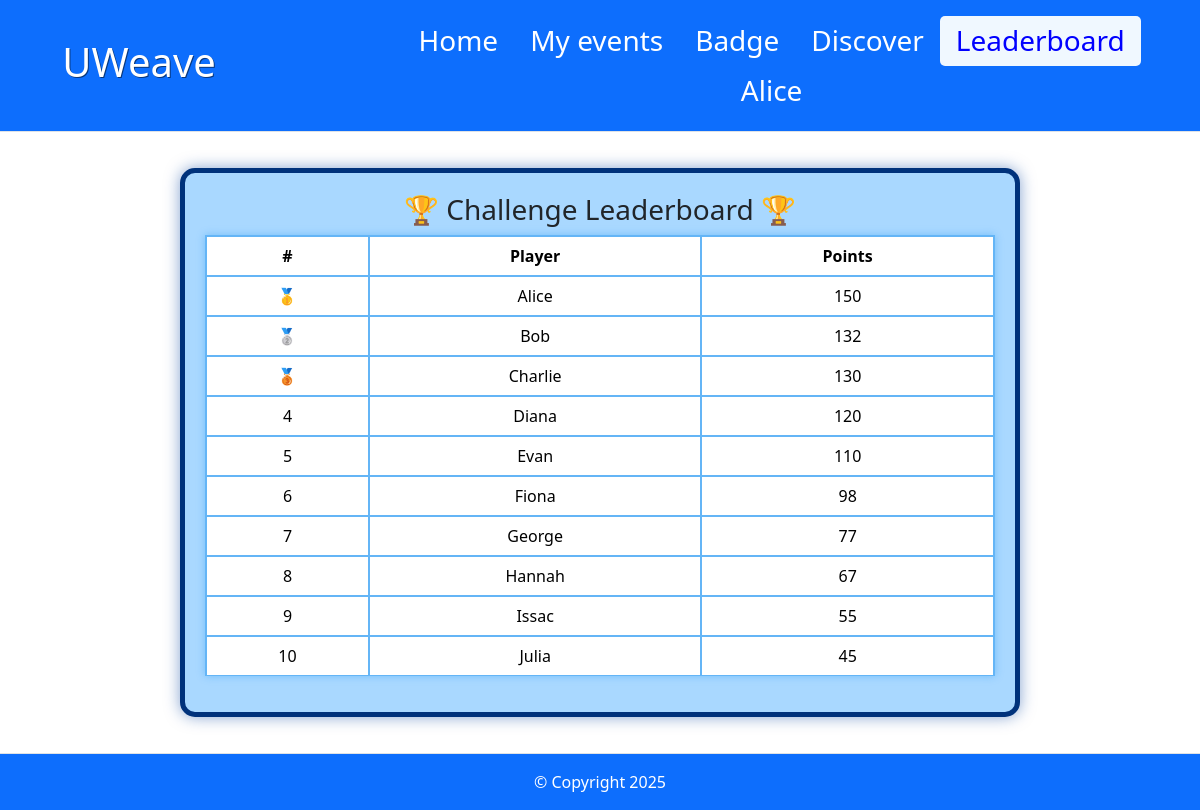
Page /leaderboard (signed in) on the committed database.
### app/models.py (models this page shows, shortened)
class Student(models.Model):
    user = models.OneToOneField(User, on_delete=models.CASCADE)
    points = models.IntegerField(default=0)
    class Meta:
        permissions = (
            ("sign_up", "Can sign up for events"),
            ("badges", "Can be awarded badges and can access the badges page")
        )

### app/views.py (the view)
# urls.py: path("leaderboard", views.leaderboard, name="leaderboard"),
def leaderboard(request: HttpRequest) -> HttpResponse:
    all_students = Student.objects.all().order_by("-points")
    badge_links = Award.objects.all()
    badges = Badge.objects.all()
    students = all_students[:10]
    top_ten = True
    rank = -1
    points = -1
    if request.user.is_authenticated:
        is_student = Student.objects.filter(user=request.user).exists()
        if is_student and Student.objects.get(user = request.user) not in students:
            top_ten = False
            current_student = Student.objects.get(user = request.user)
            points = current_student.points
            rank = all_students.filter(points__gte = current_student.points).count()
    return render(request, "leaderboard.html", {
        "students": students,
        "top_ten": top_ten,
        "rank": rank,
        "points": points,
        "badge_links": badge_links,
        "badges": badges
    })

### app/templates/leaderboard.html (shortened to what this page needs)
<head>
</head>
{% extends "base.html" %}
{% block content %}
<body>
    <div class="leaderboard">
        <h3>🏆  Challenge Leaderboard  🏆</h3>
        <table class="table">
            <thead>
                <tr>
                    <th>#</th>
                    <th>Player</th>
                    <th>Points</th>
                </tr>
            </thead>
            <tbody>
                {% for student in students %}
                    {% if forloop.counter == 1 %} <tr class="warning" onclick="showPopup('{{ forloop.counter }}')">
                    {% elif forloop.counter == 2 %} <tr class="active" onclick="showPopup('{{ forloop.counter }}')">
                    {% elif forloop.counter == 3 %} <tr class="danger" onclick="showPopup('{{ forloop.counter }}')">
                    {% endif %}
                        <td>
                            {% if forloop.counter == 1 %} 🥇
                            {% elif forloop.counter == 2 %} 🥈
                            {% elif forloop.counter == 3 %} 🥉
                            {% else %} {{ forloop.counter }}
                            {% endif %}
                        </td>
                        <td>{{ student.user.username }}</td>
                        <td>{{ student.points }}</td>
                    </tr>
                {% endfor %}
            </tbody>
        </table>
    </div>
</body>
{% endblock %}

### app/templates/base.html (shortened to what this page needs)
<html lang="en">
<head>
    {% load static %}
        <link href="https://cdn.jsdelivr.net/npm/bootstrap@5.3.3/dist/css/bootstrap.min.css" rel="stylesheet">
</head>
<body class="d-flex flex-column min-vh-100">
    <header>
        <div class="px-3 py-2 text-bg-primary border-bottom">
            <div class="container-fluid" style="width: 100%;">
                <div class="d-flex flex-wrap align-items-center justify-content-center justify-content-lg-start">
                    <div class="navbar">
                        <a href="{% url "home" %}" class="d-flex align-items-center my-2 my-lg-0 me-lg-auto text-white text-decoration-none title">
                            <h1 class="bi me-2">UWeave</h1>
                        </a>
                        <ul class="nav col-12 col-lg-auto my-2 justify-content-center my-md-0 text-small links">
                            <li>
                                <a href="{% url "home" %}" class="nav-link text-white"  id="page-link">
                                    <h3 class="bi d-block mx-auto mb-2 link-name">Home</h3>
                                </a>
                            </li>
                            <li>
                                <a href="{% url "my-events" %}" class="nav-link text-white"  id="page-link">
                                    <h3 class="bi d-block mx-auto mb-2 link-name">My events</h3>
                                </a>
                            </li>
                            {% if user.is_authenticated and not perms.app.create_events %}
                            <li>
                                <a href="{% url 'badge' %}" class="nav-link text-white" id="page-link">
                                    <h3 class="bi d-block mx-auto mb-2 link-name">Badge</h3>
                                </a>
                            </li>
                            {% endif %}
                            <li>
                                <a href="{% url "discover" %}" class="nav-link text-white" id="page-link">
                                    <h3 class="bi d-block mx-auto mb-2 link-name">Discover</h3>
                                </a>
                            </li>
                            <li>
                                <a href="{% url "leaderboard" %}" class="nav-link text-white" id="page-link">
                                    <h3 class="bi d-block mx-auto mb-2 link-name">Leaderboard</h3>
                                </a>
                            </li>
                            <li>
                                <a href="{% url "sign-in" %}" class="nav-link text-white" id="page-link">
                                    {% if user.is_authenticated %}
                                        <h3 class="bi d-block mx-auto mb-2 link-name">{{ user.username }}</h3>
                                    {% else %}
                                        <h3 class="bi d-block mx-auto mb-2 link-name">Sign in</h3>
                                    {% endif %}
                                </a>
                            </li>
                        </ul>
                    </div>
                </div>
            </div>
        </div>
    </header>
  <main class="flex-grow-1">
    {% block content %}
    {% endblock %}
  </main>
  <footer class="py-3 border-top text-center bg-primary text-white mt-auto">
      © Copyright 2025
  </footer>
</body>
</html>

### app/templates/leaderboard.html (style rules this page uses)
.leaderboard { margin: 3% auto; width: 70%; text-align: center; background: #a9d8ff; border-radius: 15px; padding: 20px; border: 5px solid #00327b; box-shadow: 0px 0px 15px rgba(13, 71, 161, 0.5); }
.table { border-collapse: collapse; width: 100%; box-shadow: 0px 0px 8px rgba(33, 150, 243, 0.4); }
.table th, .table td { padding: 12px; border: 2px solid #64b5f6; text-align: center; }
.table tbody tr { transition: 0.3s ease-in-out; }

### app/templates/base.html (style rules this page uses)
.navbar { display: grid; grid-template-columns: repeat(10, minmax(0, 1fr)); width: 100%; }
.title { grid-row: 1; grid-column: 1 / span 3; margin-left: 10%; text-shadow: 1px 1px rgba(0, 0, 0, 0.5); }
.links { display: flex; align-items: center; grid-row: 1; grid-column: 4 / span 7; right: 0; }
.link-name { margin: 0 !important; height: 100%; width:100%; display:flex !important; align-items: center; justify-content: center; }
#page-link { text-shadow: rgba(0, 0, 0, 0.5); height: 100%; }
#page-link.active { border-radius: 5px; background-color: aliceblue; color: blue !important; text-shadow: white; }

### rows in the picture
Student: user.username "Alice", points "150"
Student: user.username "Bob", points "132"
Student: user.username "Charlie", points "130"
Student: user.username "Diana", points "120"
Student: user.username "Evan", points "110"
Student: user.username "Fiona", points "98"
Student: user.username "George", points "77"
Student: user.username "Hannah", points "67"
Student: user.username "Issac", points "55"
Student: user.username "Julia", points "45"

### other values in the picture
{{ user.username }} "Alice"
